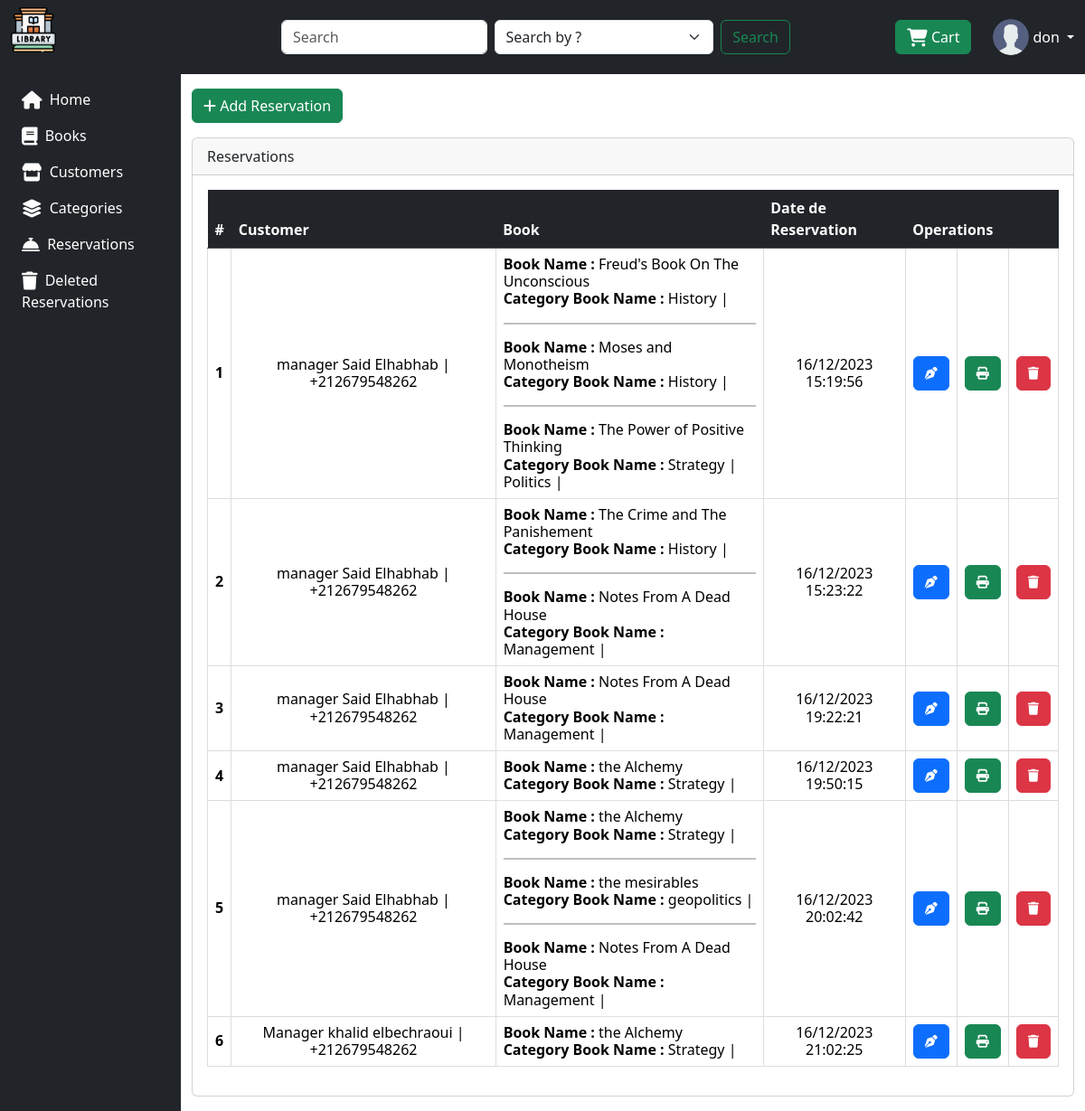
The app's page /reservations/ (signed in) with its own data.
### LStore/models.py (models this page shows, shortened)
class Reservation(models.Model):
    name = models.CharField(max_length=50, null=True, blank=True)
    customer = models.ForeignKey(Customer, on_delete=models.CASCADE)
    user = models.ForeignKey(User, on_delete=models.CASCADE)
    book = models.ManyToManyField(Book, related_name='books')
    created_at = models.DateTimeField(auto_now_add=True)
    updated_at = models.DateTimeField(auto_now=True)

class Customer(models.Model):
    full_name = models.CharField(max_length=50, null=False, blank=False)
    phone_number = models.CharField(max_length=50, null=False, blank=False)
    grade = models.CharField(max_length=50, null=False, blank=False)
    email = models.EmailField(max_length=50, null=False, blank=False, unique=True)
    created_at = models.DateTimeField(auto_now_add=True)
    updated_at = models.DateTimeField(auto_now=True)

class Book(models.Model):
    name = models.CharField(max_length=50, null=False, blank=False)
    author = models.CharField(max_length=50, null=False, blank=False)
    description = models.TextField(null=True, blank=True)
    status = models.BooleanField(default=False, editable=False)
    book_category = models.ManyToManyField(Category, related_name='categories')
    quantity = models.IntegerField(null=True, blank=True)
    image = models.ImageField(upload_to='uploads/', null=False, blank=False)
    language = models.CharField(max_length=50, null=False, blank=False)
    created_at = models.DateTimeField(auto_now_add=True)
    updated_at = models.DateTimeField(auto_now=True)

class Category(models.Model):
    name = models.CharField(max_length=50, null=False, blank=False)
    description = models.TextField(null=True, blank=True)
    created_at = models.DateTimeField(auto_now_add=True)
    updated_at = models.DateTimeField(auto_now=True)

### LStore/views.py (the view)
# urls.py: path('reservations/', views.reservation,name="reservation"),
@login_required(login_url='login')
def reservation(request):
    reservations = Reservation.objects.all()
    return render(request,'reservation/reservation.html', {"reservations": reservations})

### LStore/templates/reservation/reservation.html (shortened to what this page needs)
{% extends 'base.html' %}
{% load static %}
{% block content %}
<a href="{% url 'add_reservation' %}" class="btn btn-success mb-3"><i class="fa-solid fa-plus"></i> Add Reservation</a>
<div class="card">
    <div class="card-header">
      Reservations
    </div>
    <div class="card-body">
        <table class="table " style="border-collapse: collapse;">
            <thead class="table table-dark table-striped">
              <tr>
                <th scope="col">#</th>
                <th scope="col">Customer</th>
                <th scope="col">Book</th>
                <th scope="col">Date de Reservation</th>
                <th scope="col" colspan="3">Operations</th>
              </tr>
            </thead>
            <tbody class="h6">
                {% for reservation in reservations %}
              <tr>
                <td style="text-align: center;vertical-align: middle;border: 1px solid #dddddd;" scope="row"><b>{{ forloop.counter }}</b></th>
                <td style="text-align: center; vertical-align: middle;border: 1px solid #dddddd;">{{ reservation.customer.grade }} {{ reservation.customer.full_name }} | {{ reservation.customer.phone_number }}</td>
                <td style="vertical-align: middle;">
                  {% for available_book in reservation.book.all %}
                  <b>Book Name :</b> {{ available_book.name }}
                </br> <b>Category Book Name :</b>
                              {% for category in available_book.book_category.all %}
                                {{ category.name }} |
                              {% endfor %}
                              {% if not forloop.last %}
                              <hr style="border: 1px solid black;">
                          {% endif %}
           {% endfor %}
  </td>
              <td style="text-align: center; vertical-align: middle;border: 1px solid #dddddd;">{{ reservation.created_at|date:"d/m/Y H:i:s" }}</td>
              <td style="text-align: center; vertical-align: middle;border: 1px solid #dddddd;"><a href="{% url 'edit_reservation' reservation.id %}" class="btn btn-primary"><i class="fa-solid fa-pen-nib fa-sm" style="color: #ffffff;"></i></a></td>
              <td style="text-align: center; vertical-align: middle;border: 1px solid #dddddd;"><a href="{% url 'print_reservation' reservation.id %}" class="btn btn-success"><i class="fa-solid fa-print fa-sm" style="color: #ffffff;"></i></a></td>
              <td style="text-align: center; vertical-align: middle;border: 1px solid #dddddd;"><a href="{% url 'delete_reservation' reservation.id %}" class="btn btn-danger"><i class="fa-solid fa-trash fa-sm" style="color: #ffffff;"></i></a></td>
              </tr>
             {% endfor %}
            </tbody>
          </table>
    </div>
  </div>
{% endblock content %}

### LStore/templates/base.html (shortened to what this page needs)
{% load static %}
<!DOCTYPE html>
<html lang="en">
<head>
    <link rel="stylesheet" href="{% static 'style/css/bootstrap.min.css' %}" class="stylesheet">
    <link rel="stylesheet" href="https://cdnjs.cloudflare.com/ajax/libs/font-awesome/6.5.1/css/all.min.css" />
</head>
<body>
      <nav class="navbar navbar-expand-lg navbar-dark bg-dark">
        <div class="container-fluid">
            <a href="/" class="d-flex align-items-center pb-3 mb-md-0 me-md-auto text-white text-decoration-none">
                <img src="{% static '/style/icons/library.png' %}" alt="hugenerd" width="50" height="50" >
            </a>
          <div class="collapse navbar-collapse" id="navbarSupportedContent">
            <ul class="navbar-nav me-auto mb-2 mb-lg-0">
              <li class="nav-item">
                <a class="nav-link active" aria-current="page" href="#"></a>
              </li>
            </ul>
                <form action="{% url 'search_book' %}" method="POST" class="d-flex col-md-6 mx-auto">
                <input class="form-control me-2" type="search" name="search" placeholder="Search" aria-label="Search" value="{{ request.POST.search }}">
                <select class="form-select me-2" name="search_by" aria-label="Default select example">
                    <option value="0" {% if request.POST.search_by == "0" %}selected{% endif %}>Search by ?</option>
                </select>
                <button class="btn btn-outline-success" type="submit">Search</button>
                </form>
                <a href="{% url 'view_cart' %}" class="btn btn-success me-4">
                    <i class="fa-solid fa-cart-shopping fa-lg" style="color: #ffffff;"></i> Cart
                </a>
                {% if request.user.is_authenticated %}
                 <div class="dropdown">
                <a href="" class="d-flex align-items-center text-white text-decoration-none dropdown-toggle" id="dropdownUser1" data-bs-toggle="dropdown" aria-expanded="false">
                    <img src="{% static "/style/icons/user.png" %}" alt="" width="40" height="40" class="rounded-circle">
                    <span class="d-none d-sm-inline mx-1">{{ request.user.username }}</span>
                </a>
                {% else %}
                <div class="form-group">
                        <a href="{% url 'login' %}" class="btn btn-primary btn-block">Login</a>
                </form>
                </div>
                </div>
                {% endif %}
          </div>
        </div>
      </nav>
    <div class="container-fluid">
        <div class="row flex-nowrap">
            <div class="col-auto col-md-3 col-xl-2 px-sm-2 px-0 bg-dark">
                <div class="d-flex flex-column align-items-center align-items-sm-start px-3 pt-2 text-white min-vh-100">
                    <ul class="nav nav-pills flex-column mb-sm-auto mb-0 align-items-center align-items-sm-start" id="menu">
                        <li class="nav-item">
                            <a href="{% url 'home' %}" class="nav-link align-middle px-0">
                                <i class="fa-sharp fa-solid fa-house fa-lg" style="color: #fafafa;"></i> <span class="ms-1 d-none text-white d-sm-inline">Home</span>
                            </a>
                        </li>
                        <li>
                            <a href="{% url 'books' %}" class="nav-link align-middle px-0">
                                <i class="fa-solid fa-book fa-lg" style="color: #ffffff;"></i> <span class="text-white ms-1 d-none d-sm-inline">Books</span> </a>
                        </li>
                        <li>
                            <a href="{% url 'customer' %}" class="nav-link align-middle px-0">
                                <i class="fa-solid fa-store fa-lg" style="color: #ffffff;"></i> <span class="text-white ms-1 d-none d-sm-inline">Customers</span></a>
                        </li>
                        <li>
                            <a href="{% url 'category' %}" class="nav-link align-middle px-0">
                                <i class="fa-solid fa-layer-group fa-lg" style="color: #ffffff;"></i> <span class="text-white ms-1 d-none d-sm-inline">Categories</span></a>
                        </li>
                        <li class="nav-item">
                            <a href="{% url 'reservation' %} " class="nav-link align-middle px-0">
                                <i class="fa-solid fa-bell-concierge fa-lg" style="color: #ffffff;"></i> <span class="ms-1 d-none text-white d-sm-inline">Reservations</span>
                            </a>
                        </li>
                        <li>
                            <a href="{% url 'deleted_reservation' %}" class="nav-link align-middle px-0">
                                <i class="fa-solid fa-trash fa-lg" style="color: #ffffff;"></i> <span class="text-white ms-1 d-none d-sm-inline">Deleted Reservations</span> </a>
                        </li>
                    </ul>
                </div>
            </div>
            <div class="col py-3">
                {% block content %}{% endblock content %}
              </div>
        </div>
    </div>
</body>
</html>

### records on screen
Reservation: customer.grade "manager", customer.full_name "Said Elhabhab", customer.phone_number "+212679548262", created_at "16/12/2023 15:19:56"
Book: name "Freud's Book On The Unconscious"
Category: name "History"
Book: name "Moses and Monotheism"
Book: name "The Power of Positive Thinking"
Category: name "Strategy"
Category: name "Politics"
Reservation: customer.grade "manager", customer.full_name "Said Elhabhab", customer.phone_number "+212679548262", created_at "16/12/2023 15:23:22"
Book: name "The Crime and The Panishement"
Book: name "Notes From A Dead House"
Category: name "Management"
Reservation: customer.grade "manager", customer.full_name "Said Elhabhab", customer.phone_number "+212679548262", created_at "16/12/2023 19:22:21"
Reservation: customer.grade "manager", customer.full_name "Said Elhabhab", customer.phone_number "+212679548262", created_at "16/12/2023 19:50:15"
Book: name "the Alchemy"
Reservation: customer.grade "manager", customer.full_name "Said Elhabhab", customer.phone_number "+212679548262", created_at "16/12/2023 20:02:42"
Book: name "the mesirables"
Category: name "geopolitics"
Reservation: customer.grade "Manager", customer.full_name "khalid elbechraoui", customer.phone_number "+212679548262", created_at "16/12/2023 21:02:25"

### other values on screen
{{ request.user.username }} "don"
